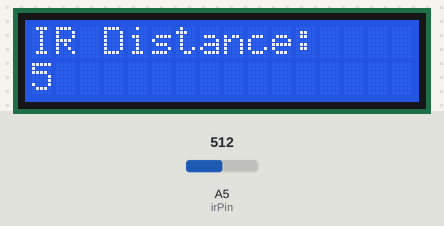
Simulated run of this sketch. Board: Arduino Uno, built with avr-gcc and run on an emulated ATmega328P. On the bench: 16×2 character LCD. The test bench sets the inputs (shaded band); at power-on: A5 (irPin) = 512.

Above: at 1.2 s.
1.3 s: A5 (irPin) set to 92
At 2.4 s:
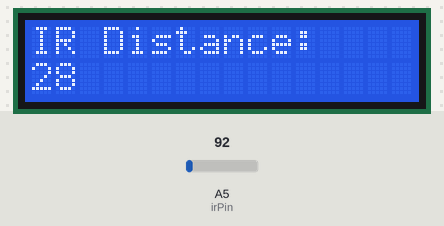
4.3 s: A5 (irPin) set to 77
At 5.5 s:
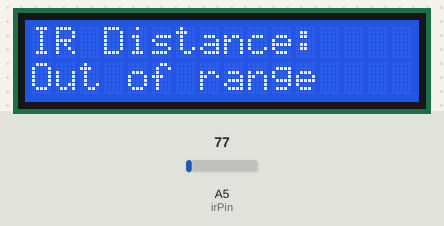
7.3 s: A5 (irPin) set to 511
At 8.5 s:
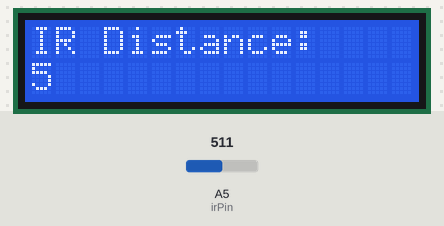
10.1 s: A5 (irPin) set to 20
At 11.0 s:
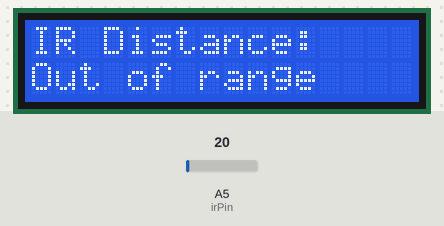
Timing chart, 0 to 13.1 s (numbered marks = the images above; inputs shaded):
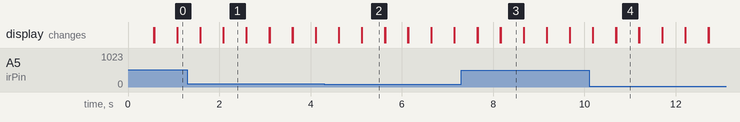

The sketch:

LCD_IR.ino
```cpp
/*
LCD-IR Demo Code
ProStrain Technologies
By Zharif Zubaidi
Please contact us at info@prostrain.com.my if you have any inquiries.

 Demonstrates the use a 16x2 LCD display.  The LiquidCrystal
 library works with all LCD displays that are compatible with the
 Hitachi HD44780 driver. There are many of them out there, and you
 can usually tell them by the 16-pin interface.

  The circuit:
 * LCD RS pin to digital pin 12
 * LCD Enable pin to digital pin 11
 * LCD D4 pin to digital pin 5
 * LCD D5 pin to digital pin 4
 * LCD D6 pin to digital pin 3
 * LCD D7 pin to digital pin 2
*/

// include the library code:
#include <LiquidCrystal.h>

// initialize the library by associating any needed LCD interface pin
// with the arduino pin number it is connected to
const int rs = 12, en = 11, d4 = 5, d5 = 4, d6 = 3, d7 = 2;
const int irPin = A5;
LiquidCrystal lcd(rs, en, d4, d5, d6, d7);

void setup() {
  Serial.begin(9600);
  // set up the LCD's number of columns and rows:
  lcd.begin(16, 2);
  // Print a message to the LCD.
  lcd.setCursor(0, 0);
  lcd.print("IR Sensor Distance Reading (cm):");
}

void loop() {
  //IR Reading
  float volts = analogRead(irPin)*0.0048828125; //(5/1024)
  int distance = 13*pow(volts,-1); //Volts^-1
  delay(500);
  if(distance <= 30){
    lcd.clear();
    delay(1);
    //LCD Displaying Sensor reading
    lcd.setCursor(0, 0);
    lcd.print("IR Distance:");
    lcd.setCursor(0, 1);
    lcd.print(distance);
  }
  else{
    lcd.clear();
    delay(1);
    lcd.setCursor(0, 0);
    lcd.print("IR Distance:");
    lcd.setCursor(0, 1);
    lcd.print("Out of range");
  }
}
```

Measured:
- the behaviour switches between 86 and 85 on A5 (irPin) (found by bisection; images 1 and 2)
- after the input at 1.3 s, the display: first differs from a run without the input after 0.79 s (image 1)
- after the input at 4.3 s, the display: first differs from a run without the input after 0.82 s (image 2)
- after the input at 7.3 s, the display: first differs from a run without the input after 0.86 s (image 3)
- after the input at 10.1 s, the display: first differs from a run without the input after 0.59 s (image 4)
- what the display in image 1 shows lasts 0.5 s, from 2.1 s to 2.6 s
